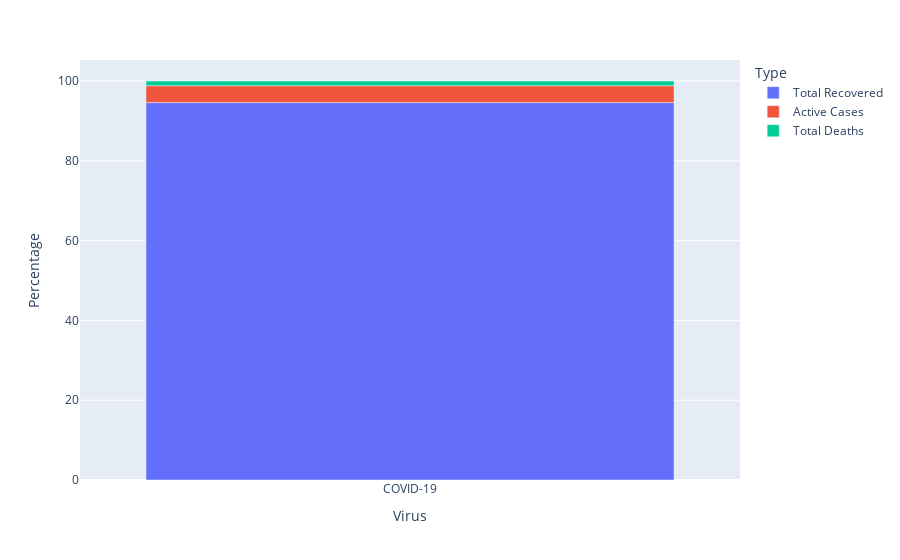

Write notebook code for a chart like this one.
### Markdown cell above
# Visualization

### Code cell
cases = df[['Total Recovered','Active Cases','Total Deaths']].loc[0]
cases_df = pd.DataFrame(cases).reset_index()
cases_df.columns = ['Type', 'Total']
cases_df['Percentage'] = np.round(100*cases_df['Total']/np.sum(cases_df['Total']),2)
cases_df['Virus'] = ['COVID-19' for i in range(len(cases_df))]
fig = px.bar(cases_df, x='Virus', y = 'Percentage', color = 'Type', hover_data = ['Total'])
fig.show()

### Figure 1 — Plotly figure (JSON) as saved in the notebook; plotly's stock layout.template omitted (floating-point values rounded to 4 significant figures)
{"data": [{"alignmentgroup": "True", "customdata": [[507571744]], "hovertemplate": "Type=Total Recovered<br>Virus=%{x}<br>Percentage=%{y}<br>Total=%{customdata[0]}<extra></extra>", "legendgroup": "Total Recovered", "marker": {"color": "#636efa", "pattern": {"shape": ""}}, "name": "Total Recovered", "offsetgroup": "Total Recovered", "orientation": "v", "showlegend": true, "textposition": "auto", "type": "bar", "x": ["COVID-19"], "xaxis": "x", "y": [94.59], "yaxis": "y"}, {"alignmentgroup": "True", "customdata": [[22717469]], "hovertemplate": "Type=Active Cases<br>Virus=%{x}<br>Percentage=%{y}<br>Total=%{customdata[0]}<extra></extra>", "legendgroup": "Active Cases", "marker": {"color": "#EF553B", "pattern": {"shape": ""}}, "name": "Active Cases", "offsetgroup": "Active Cases", "orientation": "v", "showlegend": true, "textposition": "auto", "type": "bar", "x": ["COVID-19"], "xaxis": "x", "y": [4.23], "yaxis": "y"}, {"alignmentgroup": "True", "customdata": [[6323903]], "hovertemplate": "Type=Total Deaths<br>Virus=%{x}<br>Percentage=%{y}<br>Total=%{customdata[0]}<extra></extra>", "legendgroup": "Total Deaths", "marker": {"color": "#00cc96", "pattern": {"shape": ""}}, "name": "Total Deaths", "offsetgroup": "Total Deaths", "orientation": "v", "showlegend": true, "textposition": "auto", "type": "bar", "x": ["COVID-19"], "xaxis": "x", "y": [1.18], "yaxis": "y"}], "layout": {"barmode": "relative", "legend": {"title": {"text": "Type"}, "tracegroupgap": 0}, "margin": {"t": 60}, "xaxis": {"anchor": "y", "domain": [0, 1], "title": {"text": "Virus"}}, "yaxis": {"anchor": "x", "domain": [0, 1], "title": {"text": "Percentage"}}}}
